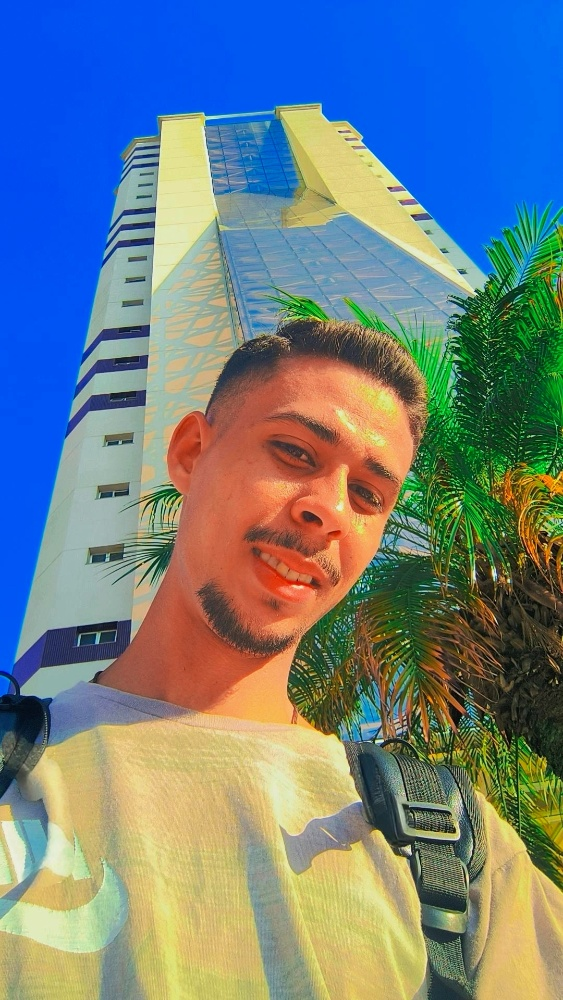
#> input picture Foto.jpg, 563 x 1000 px, found by its file name
$ python gerar.py
#> lines starting #> are read from the running program, lines starting #| are printed output that depends on the picture
#> in converter_para_ascii, imagem is the input picture: PIL image 563x1000 RGB; mean R, G, B 110.5, 127.8, 133.2
from PIL import Image

LARGURA_NOVA = 100
ASCII_CHARS = ["@", "#", "$", "%", "*", "+", "=", "-", ":", ".", " "]

def redimensionar_imagem(imagem, nova_largura=LARGURA_NOVA):
#> called with nova_largura = 100
    largura_original, altura_original = imagem.size
#> largura_original = 563; altura_original = 1000
    proporcao = altura_original / largura_original
#> proporcao = 1.78
    nova_altura = int(nova_largura * proporcao * 0.55)
#> nova_altura = 97
    return imagem.resize((nova_largura, nova_altura))
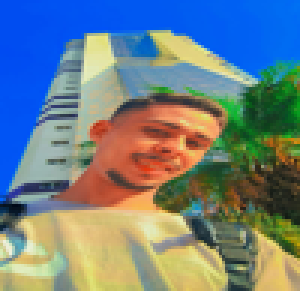
#> returned value: PIL image 100x97 RGB (shown 3 times larger); mean R, G, B 110.5, 127.8, 133.2

def converter_para_ascii(caminho_imagem):
    try:
        imagem = Image.open(caminho_imagem)
    except Exception as e:
        print(f"Erro ao abrir a imagem: {e}")
        return

    imagem_redimensionada = redimensionar_imagem(imagem)
    imagem_cinzenta = imagem_redimensionada.convert("L")
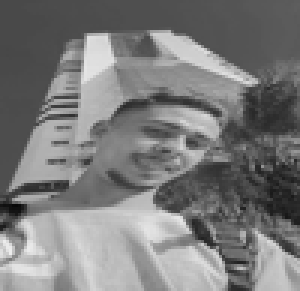
#> imagem_cinzenta: PIL image 100x97 L (shown 3 times larger); min 7, max 236, mean 123.2

    pixels = imagem_cinzenta.getdata()
    carateres = "".join([ASCII_CHARS[pixel // 25] for pixel in pixels])

    largura_pixel = imagem_redimensionada.width
#> largura_pixel = 100
    linhas_ascii = [carateres[i:i + largura_pixel] for i in range(0, len(carateres), largura_pixel)]
#> linhas_ascii = 97 items
    arte_ascii = "\n".join(linhas_ascii)

    with open("ascii-art.txt", "w", encoding="utf-8") as f:
        f.write(arte_ascii)

    print("Arte ASCII gerada com sucesso em 'ascii-art.txt'!")

if __name__ == "__main__":
    converter_para_ascii("foto.jpg")
